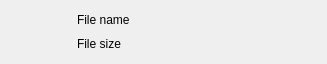
<?xml version="1.0" encoding="UTF-8"?>
<ui version="4.0">
 <class>QAttachmentWidgetClass</class>
 <widget class="QWidget" name="QAttachmentWidgetClass">
  <property name="geometry">
   <rect>
    <x>0</x>
    <y>0</y>
    <width>327</width>
    <height>64</height>
   </rect>
  </property>
  <property name="windowTitle">
   <string>QAttachmentWidget</string>
  </property>
  <layout class="QGridLayout" name="gridLayout">
   <item row="0" column="0" rowspan="2">
    <widget class="QLabel" name="lAttachmentIcon">
     <property name="maximumSize">
      <size>
       <width>60</width>
       <height>16777215</height>
      </size>
     </property>
     <property name="text">
      <string/>
     </property>
     <property name="pixmap">
      <pixmap resource="Resources/Icons.qrc">:/IconAdd/file-generic.png</pixmap>
     </property>
     <property name="scaledContents">
      <bool>false</bool>
     </property>
     <property name="margin">
      <number>5</number>
     </property>
    </widget>
   </item>
   <item row="0" column="1">
    <widget class="QLabel" name="lFileName">
     <property name="text">
      <string>File name</string>
     </property>
    </widget>
   </item>
   <item row="1" column="1">
    <widget class="QLabel" name="lFileSize">
     <property name="text">
      <string>File size</string>
     </property>
    </widget>
   </item>
  </layout>
 </widget>
 <layoutdefault spacing="6" margin="11"/>
 <resources>
  <include location="Resources/Icons.qrc"/>
 </resources>
 <connections/>
</ui>
